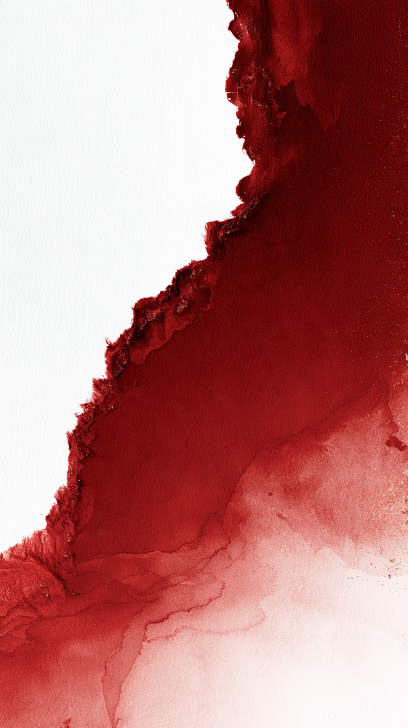
#> input picture projects/2026-11-大事记长图/layout/img/v2/wash_a2.png, 816 x 1456 px (shown at 1/2 size)
$ python whiten.py img/v2/wash_a2.png ...
#> lines starting #> are read from the running program, lines starting #| are printed output that depends on the picture; after the words box and inside, x2 and y2 are one past the last pixel; in counts of white or black regions, pixels touching at a corner belong together
# 把素材的近白底校正成纯白（正片叠底后不露矩形边）。用法：python3 whiten.py img/v2/wash_a2.png ...
import sys, numpy as np
from PIL import Image
for f in sys.argv[1:]:
    a = np.asarray(Image.open(f).convert('RGB')).astype(np.float32)
    h, w, _ = a.shape
#> h = 1456; w = 816
    k = max(8, min(h, w) // 40)
#> k = 20
    corners = np.concatenate([a[:k, :k].reshape(-1, 3), a[:k, -k:].reshape(-1, 3), a[-k:, :k].reshape(-1, 3), a[-k:, -k:].reshape(-1, 3)])
#> corners = 1600 rows, first 8: [235, 239, 239], [242, 241, 241], [243, 245, 244], [243, 244, 243], [245, 247, 247], [249, 251, 250], [248, 249, 248], [249, 251, 250]
    # 取四角里最亮的那些像素当纸色（避开角上本身有颜料的情况）
    lum = corners.mean(1); bg = np.percentile(corners[lum > np.percentile(lum, 60)], 50, axis=0)
#> after `lum = corners.mean(1)`: lum = 1600 values, max 254 at index 1239, min 22 at index 706, mean 163.9
#> after `bg = np.percentile(corners[lum > np.percentile(lum, 60)], 50, axis=0)`: bg = [252, 250, 250]
    out = np.clip(a / bg * 255.0, 0, 255)
    # 很接近白的地方直接推成纯白
    near = (out.min(2) > 242)[..., None]
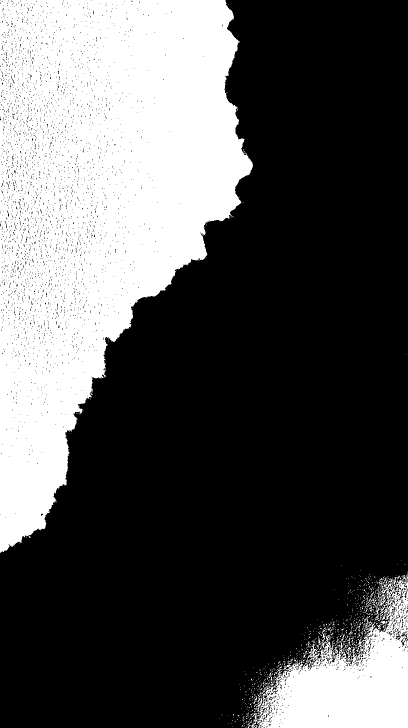
#> near: shape (1456, 816, 1) bool (shown at 1/2 size); 32.9% white; 766 white regions (733 under 20 px), largest, box (x1, y1, x2, y2) and area: (0, 0, 506, 1106) 341293, (514, 1147, 816, 1456) 46114, (503, 1426, 515, 1456) 141
    out = np.where(near, 255, out)
    # 四边羽化成白（素材画到边上时不留硬边）
    yy, xx = np.mgrid[0:h, 0:w]
    m = np.minimum.reduce([xx / (w * .14), (w - 1 - xx) / (w * .14), yy / (h * .12), (h - 1 - yy) / (h * .12)])
    m = np.clip(m, 0, 1)[..., None] ** 1.5
    out = out * m + 255 * (1 - m)
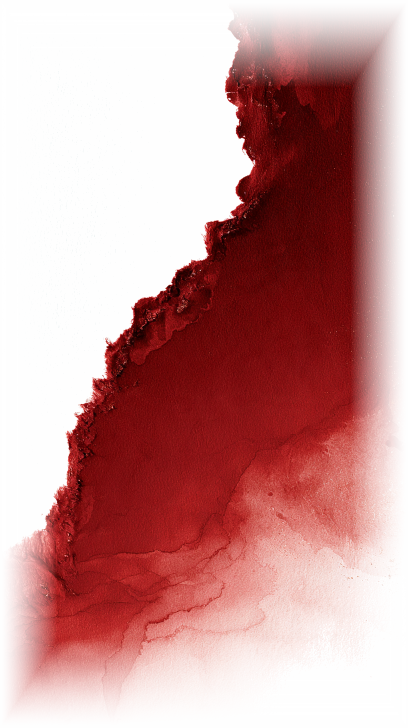
#> out: shape (1456, 816, 3) float64 (shown at 1/2 size); mean R, G, B 201.9, 152.4, 152; drawn with min black and max white
    g = f.replace('.png', '_w.png')
    Image.fromarray(out.astype(np.uint8)).save(g); print(g, 'bg', bg.round(1))
#| img/v2/wash_a2_w.png bg [252. 250. 250.]
#> (the run stopped early here; a loop or call above may not have finished)
